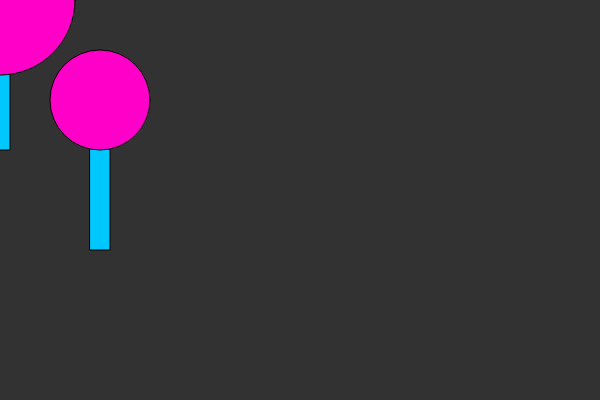
Frame 1 (no input)
Frame 60 (no input): identical to frame 1, image omitted
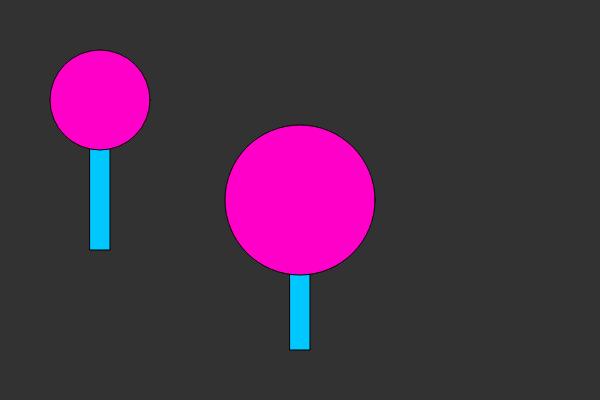
Frame 120 (the mouse pressed at the canvas centre since frame 60)

The p5.js sketch that drew these frames (run headless with seeded random() and noise() and a simulated clock; from frame 60 on, the mouse is pressed at the canvas centre):

// p5.js sketch
// ── sketch.js
function setup(){
  createCanvas(600, 400);
}

function draw(){
  background(50);

lollipop(100, 100, 100);
lollipop(mouseX, mouseY, 150); 
}

function lollipop(x, y, diameter) {
  fill(0, 200, 255);
  rect(x-10, y, 20, 150);

  fill(255, 0, 200);
  ellipse(x, y, diameter, diameter);

}
